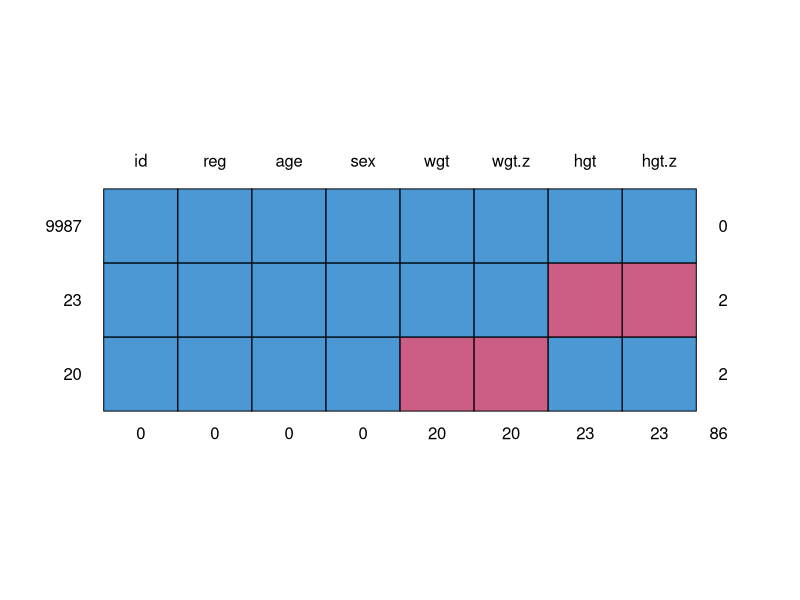
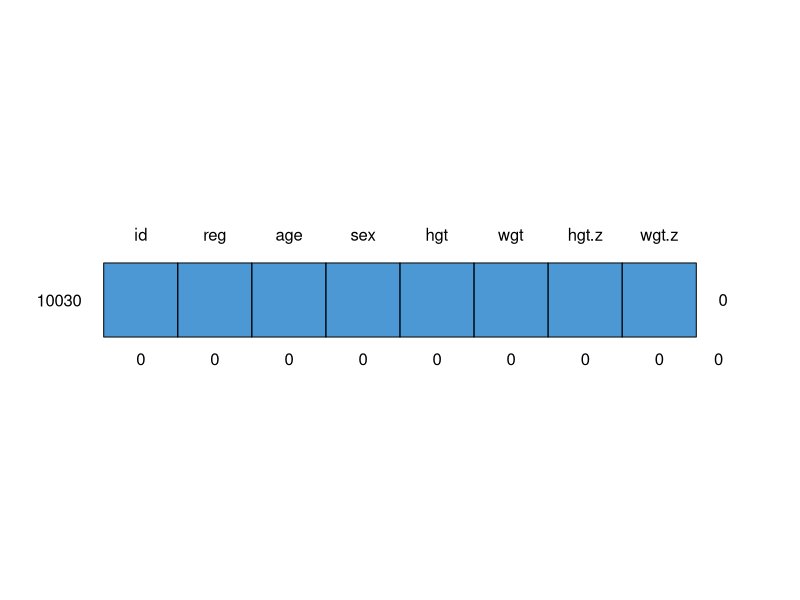
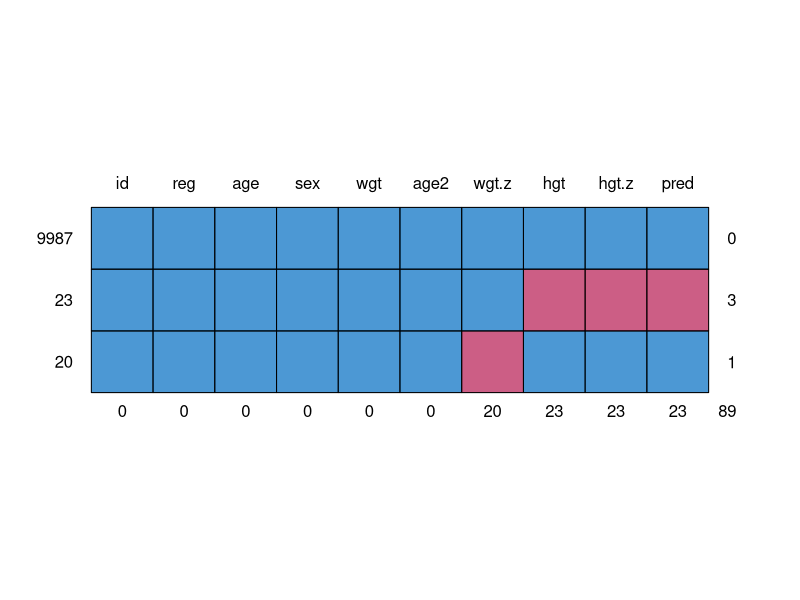
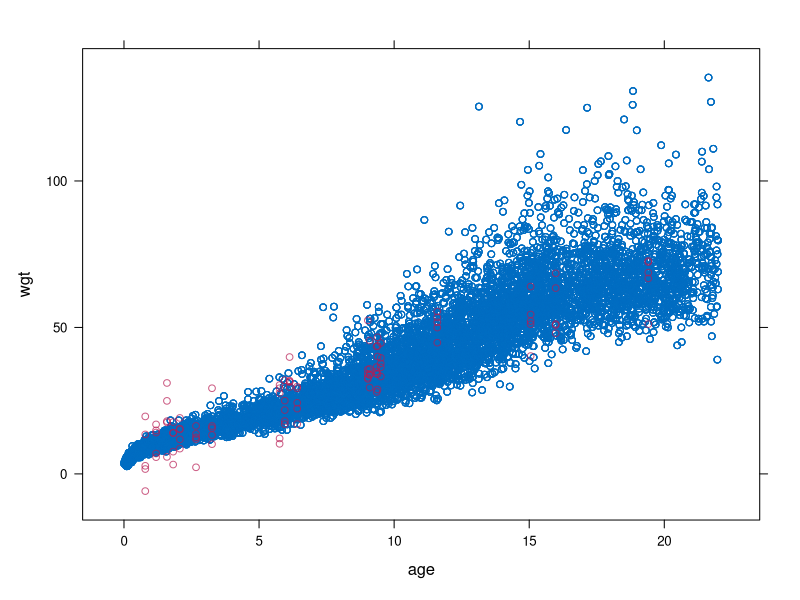

Write R code to recreate these figures, in order.
## ---- chunk 1
#loading libraries
library(tidyverse)
library(mice)
library(dplyr)
## ---- chunk 2

df <- nhanes
df_cc <- na.omit(df) #omiting the n/a values
df_cc
## ---- chunk 3
#compute the mean
imp_mean <- mice(df, method = "mean", m = 1, maxit = 1)

#put on new df to store the missing values as mean values of each colum
df_mean <- complete(imp_mean)
df_mean
## ---- chunk 4
var(df)
## ---- chunk 5
#Comparison var ( As u can imagine if u are inputing values as MEAN, the variance will decrease because more points will become "closer to the mean")

var(df_cc)
## ---- chunk 6
var(df_mean)
## ---- chunk 7
#loading and look for summaries
md.pattern(fdgs)
## ---- chunk 8
#Original
df_fdgs <- fdgs

#df without n/a
df_fdgs_cc <- na.omit(df_fdgs)

#df with mean imputation
imp_mean <- mice(df_fdgs, method = "mean", m = 1, maxit = 1)
df_fgds_mean <- complete(imp_mean)

#look for df`s

md.pattern( df_fgds_mean)
## ---- chunk 9
#df with reg manually (u have to use df without the n/a)

df_fdgs_age2 <- df_fdgs %>%
  mutate( age2 = age ** 2) # elevate age to quadratic as question suggests

multi.fit = lm(wgt~reg+age2+sex+hgt, data=df_fdgs_age2)
summary(multi.fit)

## ---- chunk 10
#predict some values
value <- data.frame(
  reg = c("North"),
  age2 = c(20),
  sex = c("girl"),
  hgt = c(30)
)

pred2 <- predict(multi.fit, value)
pred2

## ---- chunk 11
# Use fit to predict the value
df3 <- df_fdgs_age2 %>% 
  #create a pred column to compare with original
  mutate(pred = predict(multi.fit, .)) %>%
  # Replace NA with pred in var1
  mutate(wgt = ifelse(is.na(wgt), pred, wgt))

# See the result
head(df3)

## ---- chunk 12
#show original df just to compare
df_fdgs[rowSums(is.na(df_fdgs)) > 0,]
## ---- chunk 13
#look at 3 indexes to compare the values with original df
ids <- df_fdgs[rowSums(is.na(df_fdgs)) > 0,1] #picking every ids with n/a values

filter(df3, id %in% ids)


## ---- chunk 14
md.pattern(df3)
## ---- chunk 15
#lookinf for the mean, removing N/A of the hgt colum
mean(df3$wgt)

## ---- chunk 16
mean(df_fdgs_cc$wgt)
## ---- chunk 17
#df with regression imputation Using mice

df_fgds_reg <- df_fdgs

imp <- mice(df_fdgs, method = "norm.nob", seed = 1,
           m = 5, print = FALSE)
xyplot(imp, wgt ~ age )
## ---- chunk 18
df_fgds_reg <- complete(imp)
#mean first time
mean(df_fgds_reg$wgt)
## ---- chunk 19
#using stocasthic regression
df_fgds_reg <- df_fdgs #clean df


imp <- mice(df_fdgs, method = "norm.nob",
           m = 1, print = FALSE)

df_fgds_reg <- complete(imp)

#mean 2nd time
mean(df_fgds_reg$wgt)
